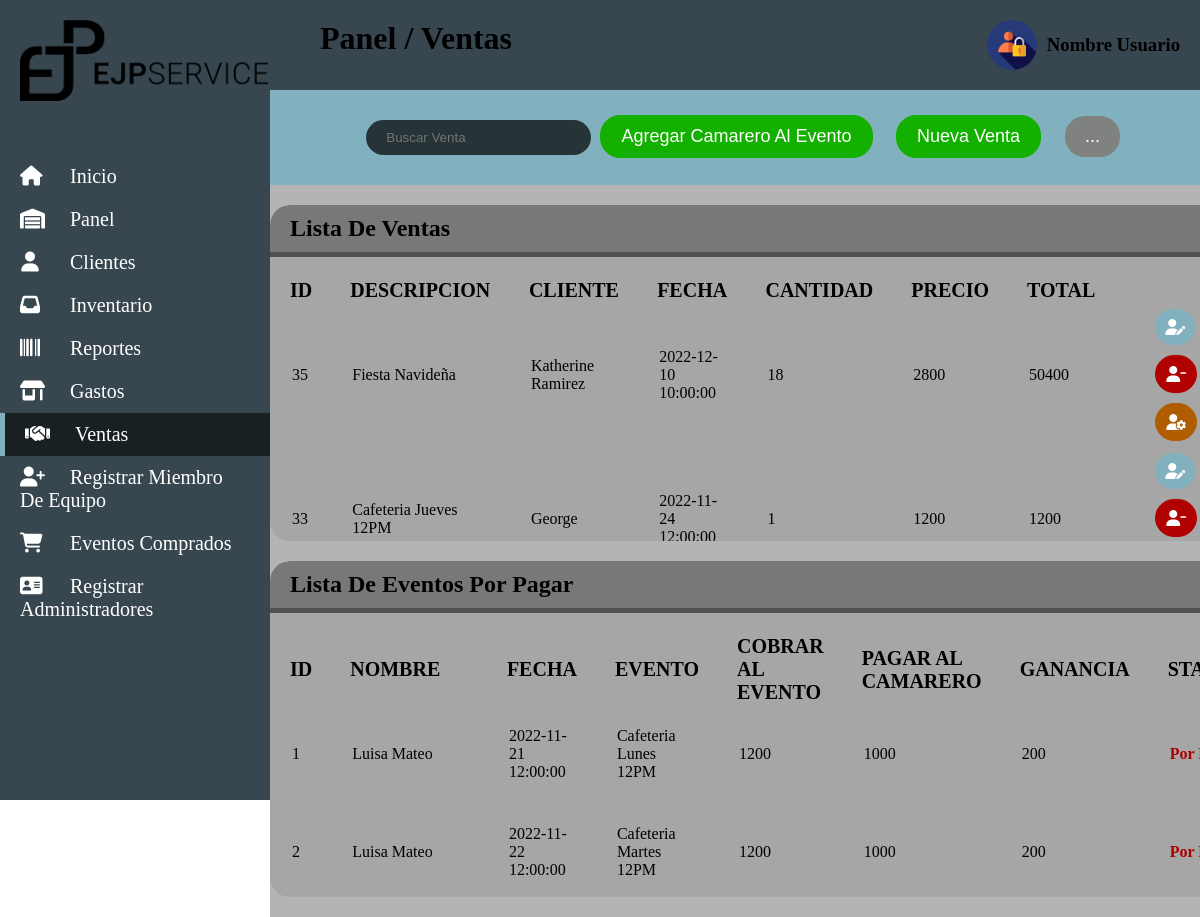
The app's page /controller/sales.php (signed in) with its own data.
### tables this page shows
CREATE TABLE `sales` (
  `id_sales` int NOT NULL,
  `description` varchar(100) NOT NULL,
  `customer` int NOT NULL,
  `date` datetime DEFAULT NULL,
  `amount` int NOT NULL,
  `price` int NOT NULL
);

CREATE TABLE `customers` (
  `id_customers` int NOT NULL,
  `name` varchar(30) NOT NULL,
  `company` varchar(50) NOT NULL,
  `email` varchar(60) NOT NULL,
  `cell_phone` varchar(12) NOT NULL
);

CREATE TABLE `payment_waiter` (
  `id_payment_waiter` int NOT NULL,
  `name` varchar(30) NOT NULL,
  `date` datetime DEFAULT NULL,
  `event` int NOT NULL,
  `payment` int NOT NULL,
  `status` varchar(10) NOT NULL
);

### controller/sales.php (the view, shortened to what this page needs)
<!DOCTYPE html>
<html lang="en" dir="ltr">
<head>
   <link rel="stylesheet" href="../css/main.css">
   <link rel="stylesheet" href="../css/major.css">
   <link rel="stylesheet" href="../css/registration_forms.css">
   <link rel="stylesheet" href="../css/customers.css">
   <link rel="stylesheet" href="../css/sales.css">
   <link rel="stylesheet" href="../css/buttons.css">
   <link rel="stylesheet" href="../css/inputs.css">
</head>
<body>
   <?php
      include 'conexion.php';
      $toPrice = 0;
      $toPayWainter = 0;
      $toGain = 0;
      $contador = 0;
      $registrar = $conexion->query(
         "SELECT c.name,
         s.id_sales, s.description, s.customer, s.date, s.amount, s.price, (s.amount * s.price) total
         FROM customers c RIGHT JOIN sales s ON s.customer = c.id_customers
         ORDER BY s.id_sales DESC"
      )->fetchAll(PDO::FETCH_OBJ);
      $view_waiter = $conexion->query(
         "SELECT p.id_payment_waiter, p.name, p.date, p.payment, p.status,
         s.description, s.price
         FROM sales s RIGHT JOIN payment_waiter p ON s.id_sales = p.event
         WHERE p.status = 'Por Pagar'"
      )->fetchAll(PDO::FETCH_OBJ);
   ?>
   <div id="container">
      <?php include 'headerControlador.php';?>
      <div class="container_major">
         <div id="header">
            <h1>Panel / Ventas</h1>
            <div class="usuario">
               <img src="../img/icon/login.png" alt="">
               <h3>Nombre Usuario</h3>
            </div>
         </div>
         <div class="barra">
            <form class="buscar" action="buscar.html" method="get">
               <input type="text" name="buscar" id="buscar" placeholder="Buscar Venta">
            </form>
            <div class="botton">
               <button type="button" class="btn_register" onclick="add_waiter_to_event()">Agregar Camarero Al Evento</button>
            </div>
            <div class="botton">
               <button type="button" class="btn_register" onclick="new_client()">Nueva Venta</button>
               <button type="button" name="config_cliente" id="config_cliente" class="neutral">...</button>
            </div>
         </div>
         <div class="customer_list">
            <h2>Lista De Ventas</h2>
            <table>
                  <tr class="cabezera">
                     <th>ID</th>
                     <th>DESCRIPCION</th>
                     <th>CLIENTE</th>
                     <th>FECHA</th>
                     <th>CANTIDAD</th>
                     <th>PRECIO</th>
                     <th>TOTAL</th>
                  </tr>
                  <?php foreach ($registrar as $miembro_equipo): ?>
                     <tr class="cuerpo">
                        <td class="registros"><?php echo $miembro_equipo->id_sales ?></td>
                        <td class="registros"><?php echo $miembro_equipo->description ?></td>
                        <td class="registros"><?php echo $miembro_equipo->name ?></td>
                        <td class="registros"><?php echo $miembro_equipo->date ?></td>
                        <td class="registros"><?php echo $miembro_equipo->amount ?></td>
                        <td class="registros"><?php echo $miembro_equipo->price ?></td>
                        <td class="registros"><?php echo $miembro_equipo->total ?></td>
                        <td>
                           <a href="info_event.php?id=<?php echo $miembro_equipo->id_sales ?> & des=<?php echo $miembro_equipo->description ?> & cus=<?php echo $miembro_equipo->name ?> & dat=<?php echo $miembro_equipo->date ?> & amo=<?php echo $miembro_equipo->amount ?> & pri=<?php echo $miembro_equipo->price?> & tot=<?php echo $miembro_equipo->total ?>">
                              <i class="btn_view fa-solid fa-user-pen" id="historial_ventas" name="historial_ventas"></i>
                           </a>
                           <a href="delete_sales.php?id_sa=<?php echo $miembro_equipo->id_sales ?>"><i class="btn_delete fa-solid fa-user-minus" name="eliminar"></i></a>
                           <a href="update_sales.php?id_sa=<?php echo $miembro_equipo->id_sales ?> & des=<?php echo $miembro_equipo->description ?> & cus=<?php echo $miembro_equipo->customer ?> & dat=<?php echo $miembro_equipo->date ?> & amo=<?php echo $miembro_equipo->amount ?> & pri=<?php echo $miembro_equipo->price ?>"><i class="btn_update fa-solid fa-user-gear" name="actualizar"></i></a>
                        </td>
                     </tr>
                  <?php endforeach; ?>
            </table>
         </div>
         <div class="sales_list">
            <h2>Lista De Eventos Por Pagar</h2>
            <table>
               <thead>
                  <tr class="cabezera">
                     <th>ID</th>
                     <th>NOMBRE</th>
                     <th>FECHA</th>
                     <th>EVENTO</th>
                     <th>COBRAR AL EVENTO</th>
                     <th>PAGAR AL CAMARERO</th>
                     <th>GANANCIA</th>
                     <th>STATUS</th>
                  </tr>
               </thead>
               <tbody>
                  <?php foreach ($view_waiter as $pay_wai): ?>
                     <tr class="cuerpo">
                        <td><?php $contador++; echo $contador ?></td>
                        <td><?php echo $pay_wai->name ?></td>
                        <td><?php echo $pay_wai->date ?></td>
                        <td><?php echo $pay_wai->description ?></td>
                        <td><?php $priceEvent = $pay_wai->price; echo $pay_wai->price; $toPrice += $priceEvent ?></td>
                        <td><?php $payWainter = $pay_wai->payment; echo $pay_wai->payment; $toPayWainter += $payWainter ?></td>
                        <td><?php $gain = $priceEvent - $payWainter; echo $gain; $toGain += $gain ?></td>
                        <td class="to_pay"><?php echo $pay_wai->status ?></td>
                     </tr>
                  <?php endforeach; ?>
               </tbody>
            </table>
         </div>
      </div>
   </div>
</body>
</html>

### css/main.css (style rules this page uses)
* { margin:0;padding: 0; }

### css/major.css (style rules this page uses)
.to_pay { color: rgb(170, 0, 0); font-weight: 600; }
#container { display: flex; }
#container .container_major { width: 100%; background: rgb(180, 180, 180); }
#container #header { padding: 20px 50px; background-color: #38474f; display: flex; justify-content: space-between; flex-wrap: wrap; }
#container .container_major .usuario { display: flex; align-items: center; }
#container .container_major .usuario img { width: 50px; margin-right: 10px; }
table th { text-align: left; padding: 0 18px; font-size: 20px; }

### css/customers.css (style rules this page uses)
.barra { padding: 20px 100px; display: flex; justify-content: space-between; flex-wrap: wrap; background-color: #81b0be; }
.customer_list { width: 80vw; height: 100vh; margin: 20px auto; border-radius: 20px; overflow: auto; }
.customer_list h2 { padding: 10px 20px; background-color: rgb(120, 120, 120); border-radius: 20px 20px 0 0; border-bottom: 5px solid rgb(80, 80, 80); }
.customer_list table { width: 100%; padding-top: 20px; background-color: rgb(166, 166, 166); border-radius: 0 0 20px 20px; }
table .cuerpo { transition: all ease-in .3s; }
.customer_list table tr td { padding: 0 20px; }
table tr td a { padding-left: 10px; text-decoration: none; color: #000; }

### css/sales.css (style rules this page uses)
.barra { padding: 20px 100px; display: flex; justify-content: space-between; flex-wrap: wrap; background-color: #81b0be; }
.sales_list { width: 80vw; margin: 20px auto; border-radius: 20px; overflow: auto; }
.sales_list h2 { padding: 10px 20px; background-color: rgb(120, 120, 120); border-radius: 20px 20px 0 0; border-bottom: 5px solid rgb(80, 80, 80); }
.sales_list table { width: 100%; padding: 20px 0; background-color: rgb(166, 166, 166); border-radius: 0 0 20px 20px; }
.sales_list table tr td { padding: 0 20px; }
table tr td a { padding-left: 10px; text-decoration: none; color: #000; }

### css/buttons.css (style rules this page uses)
.neutral { margin: 5px 10px; padding: 10px 20px; border-radius: 20px; border: 0; background-color: #7f827f; color: #fff; font-size: 18px; transition: all ease-out .5s }
.btn_view { margin: 5px 10px; padding: 10px; border-radius: 20px; border: 0; background-color: #81b0be; color: #fff; font-size: 16px; transition: all ease-out .5s }
.btn_register { margin: 5px 10px; padding: 10px 20px; border: 1px solid #13b000; border-radius: 20px; background-color: #13b000; color: #fff; font-size: 18px; transition: all ease-out .5s }
.btn_update { width: 110px; margin: 5px 10px; padding: 10px 20px; border: 1px solid #b05d00; border-radius: 20px; background-color: #b05d00; color: #fff; font-size: 16px; transition: all ease-out .5s }
.btn_delete { width: 100px; margin: 5px 10px; padding: 10px 20px; border: 1px solid #b00000; border-radius: 20px; background-color: #b00000; color: #fff; font-size: 16px; transition: all ease-out .5s }

### css/inputs.css (style rules this page uses)
form { display: flex; flex-direction: column; justify-content: center; align-items: center; }
input { width: 85%; margin: 10px 0; padding: 10px 20px; background-color: rgba(0, 0, 0, 0.7); border: 0; border-radius: 20px; color: #fff; }

### controller/sales.php (style rules this page uses)
.btn_delete, .btn_update, .btn_view { width: 20px; padding: 10px; }
.customer_list { height: 42vh; }
.sales_list { height: 42vh; }

### records on screen
sales: id_sales "35", description "Fiesta Navideña", customer.name "Katherine Ramirez", date "2022-12-10 10:00:00", amount "18", price "2800", total "50400"
sales: id_sales "33", description "Cafeteria Jueves 12PM", customer.name "George", date "2022-11-24 12:00:00", amount "1", price "1200", total "1200"
payment_waiter: name "Luisa Mateo", date "2022-11-21 12:00:00", event.description "Cafeteria Lunes 12PM", event.price "1200", payment "1000", gain "200", status "Por…"
payment_waiter: name "Luisa Mateo", date "2022-11-22 12:00:00", event.description "Cafeteria Martes 12PM", event.price "1200", payment "1000", gain "200", status "Por…"
